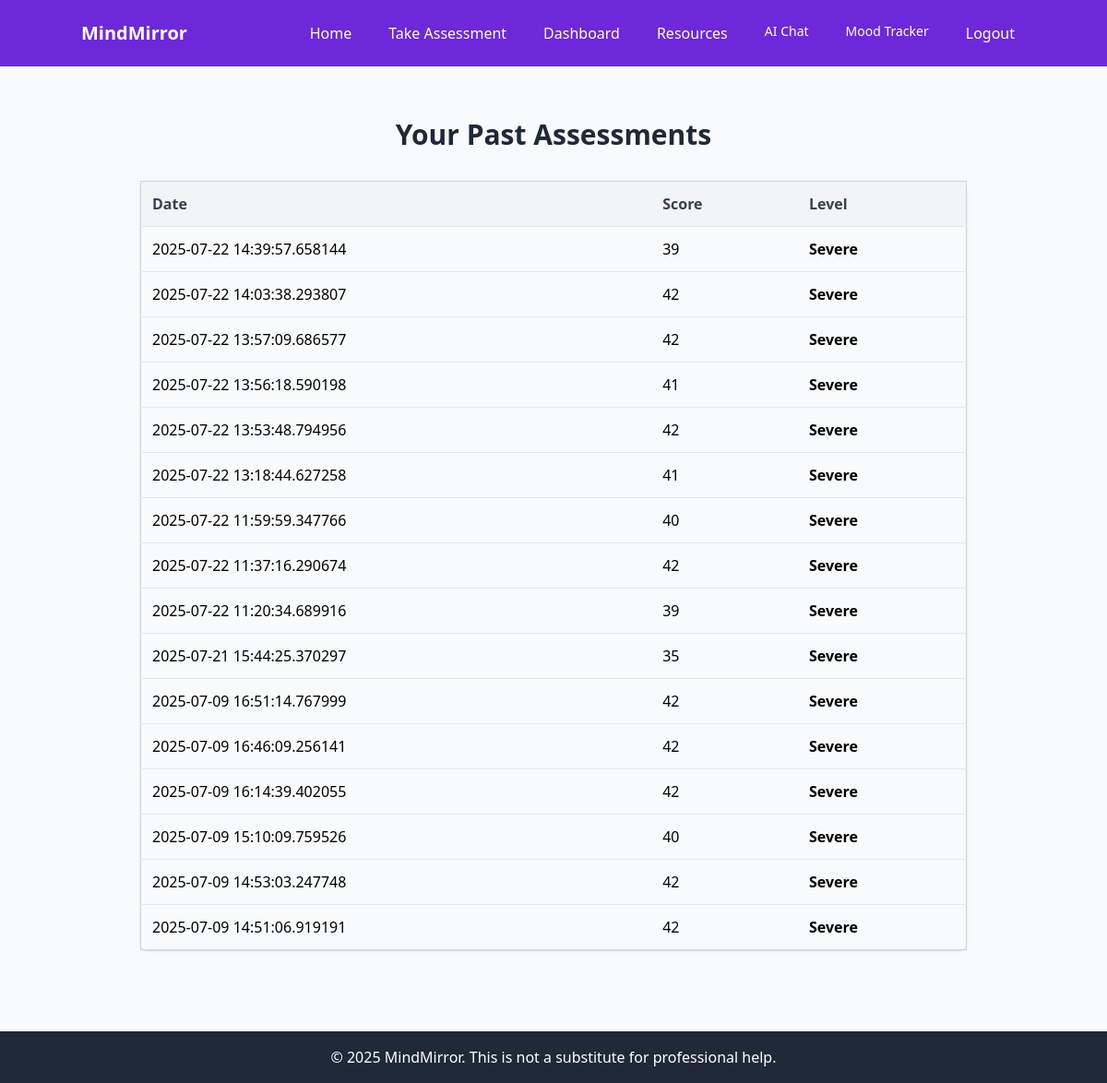
The page /dashboard (signed in) on the database as committed earlier.
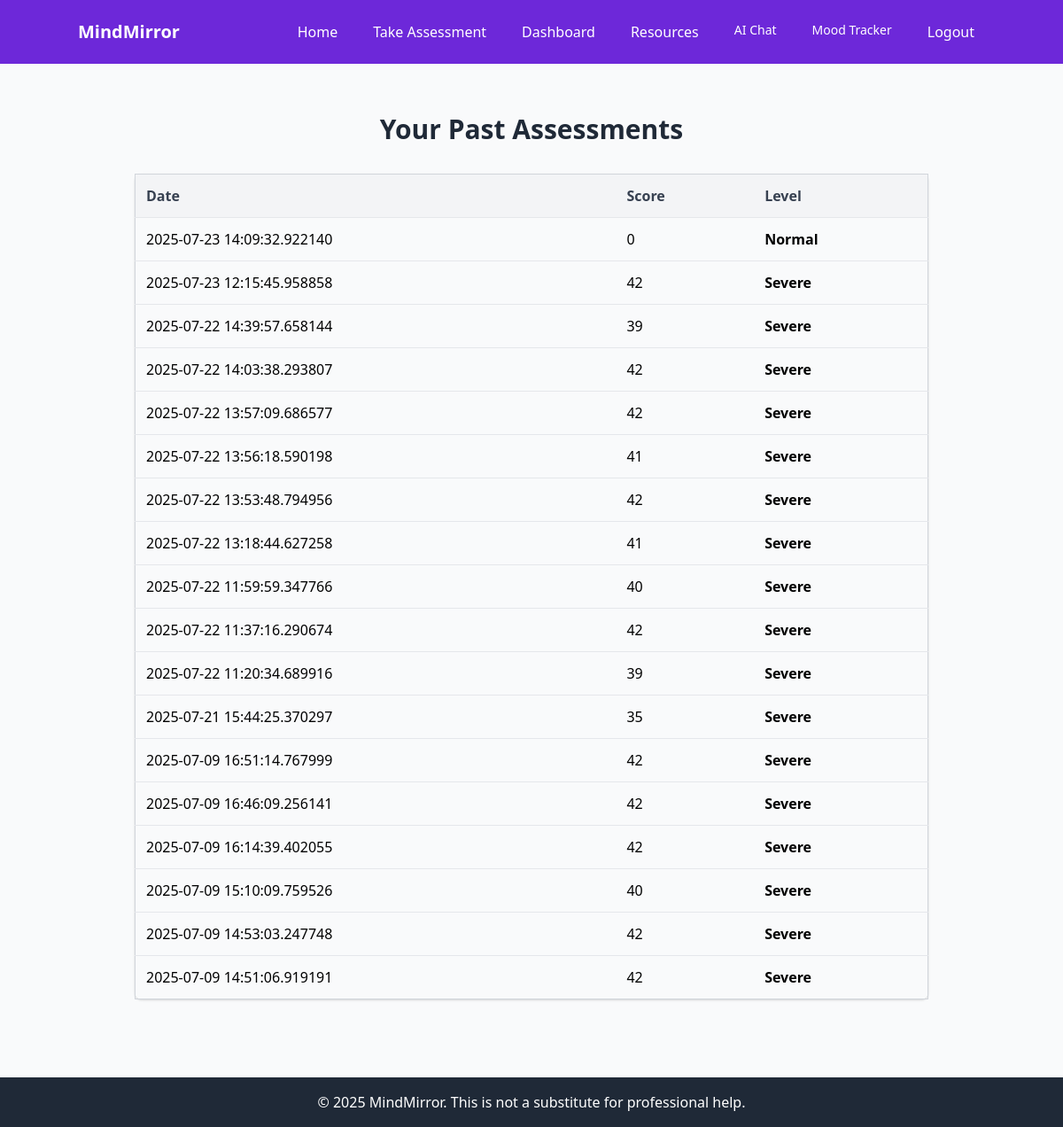
The same page on the database as committed later.
### tables this page shows
CREATE TABLE assessments (
                id INTEGER PRIMARY KEY AUTOINCREMENT,
                user_id INTEGER,
                answers TEXT,
                score INTEGER,
                level TEXT,
                created_at TIMESTAMP
            );

### app.py (the view)
@app.route('/dashboard')
def dashboard():
    if 'user_id' not in session:
        return redirect(url_for('login'))
    with sqlite3.connect('mindmirror.db') as conn:
        c = conn.cursor()
        c.execute("SELECT id, score, level, created_at FROM assessments WHERE user_id = ? ORDER BY created_at DESC", (session['user_id'],))
        assessments = c.fetchall()
    return render_template('dashboard.html', assessments=assessments)

### templates/dashboard.html (shortened to what this page needs)
{% extends "base.html" %}
{% block content %}
<div class="max-w-4xl mx-auto py-10">
    <h1 class="text-3xl font-bold text-center text-gray-800 mb-8">Your Past Assessments</h1>
    {% if assessments %}
        <table class="w-full text-left border border-gray-300 rounded-lg shadow">
            <thead class="bg-gray-100 text-gray-700">
                <tr>
                    <th class="p-3">Date</th>
                    <th class="p-3">Score</th>
                    <th class="p-3">Level</th>
                </tr>
            </thead>
            <tbody>
                {% for assess in assessments %}
                <tr class="border-t">
                    <td class="p-3">{{ assess[3] }}</td>
                    <td class="p-3">{{ assess[1] }}</td>
                    <td class="p-3 font-semibold">{{ assess[2] }}</td>
                </tr>
                {% endfor %}
            </tbody>
        </table>
    {% else %}
        <p class="text-center text-gray-600">No assessments found. Take your first test <a href="{{ url_for('assessment') }}" class="text-blue-600 underline">here</a>.</p>
    {% endif %}
</div>
{% endblock %}

### templates/base.html (shortened to what this page needs)
<!DOCTYPE html>
<html lang="en">
<head>
    <link href="https://unpkg.com/tailwindcss@2.2.19/dist/tailwind.min.css" rel="stylesheet">
    <link rel="stylesheet" href="{{ url_for('static', filename='style.css') }}">
</head>
<body class="bg-gray-50">
    <nav class="bg-purple-700 text-white p-4">
        <div class="container mx-auto flex justify-between items-center">
            <a href="{{ url_for('home') }}" class="text-xl font-bold">MindMirror</a>
            <div id="menu" class="space-x-4 md:flex hidden flex-col md:flex-row absolute md:static bg-purple-700 md:bg-transparent left-0 w-full md:w-auto top-16 md:top-auto z-10 md:z-auto">
                <a href="{{ url_for('home') }}" class="hover:underline px-3 py-2">Home</a>
                <a href="{{ url_for('assessment') }}" class="hover:underline px-3 py-2">Take Assessment</a>
                <a href="{{ url_for('dashboard') }}" class="hover:underline px-3 py-2">Dashboard</a>
                <a href="{{ url_for('resources') }}" class="hover:underline px-3 py-2">Resources</a>
                <a href="{{ url_for('chat') }}" class="px-3 py-2 text-sm font-medium">AI Chat</a>
                <a href="{{ url_for('mood') }}" class="px-3 py-2 text-sm font-medium">Mood Tracker</a>
                <a href="{{ url_for('logout') }}" class="hover:underline px-3 py-2">Logout</a>
            </div>
        </div>
    </nav>
    <main class="container mx-auto p-4">
        {% block content %}{% endblock %}
    </main>
    <footer class="bg-gray-800 text-white p-4 mt-8">
        <div class="container mx-auto text-center">
            <p>© 2025 MindMirror. This is not a substitute for professional help.</p>
        </div>
    </footer>
</body>
</html>

Rows that differ between the two databases and show on the page:
added assessments: created_at "2025-07-23 14:09:32.922140", score "0", level "Normal"
added assessments: created_at "2025-07-23 12:15:45.958858", score "42", level "Severe"
